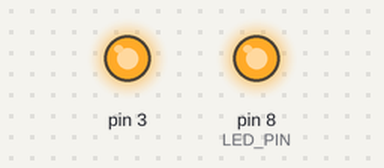
Bench run of a program on a simulated Arduino Uno, built with avr-gcc and run on an emulated ATmega328P. Parts: output pins drawn as LEDs (lit = HIGH). The local clock reads 2024-03-15 10:24:30 at power-on unless the program sets it; pins used as bus, display or sensor lines are not drawn.

Above: at 0.1 s.
At 81.2 s:
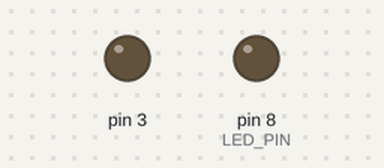
Timing chart, 0 to 82.7 s (numbered marks = the images above):
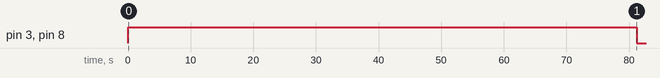

Measured:
- by itself, pin 3, pin 8 (LED_PIN): HIGH → LOW at 81.2 s

The program:

main.cpp
```cpp
#include <Arduino.h>
#include <SPI.h>
#include "MFRC522.h"
#include "EEPROMex.h"
#include "RtcDS1302.h"

#define KEY1 "96:B2:F5:5F"
#define KEY2 "1A:DB:B8:89"

#define SS_PIN 10 //PINO SDA
#define RST_PIN 9 //PINO DE RESET
#define LED_PIN 8

#define RTC_MEM_ADDR 1

ThreeWire rtcwire(7, A6, A2);
RtcDS1302<ThreeWire> rtc(rtcwire);
MFRC522 rfid(SS_PIN, RST_PIN); //PASSAGEM DE PARÂMETROS REFERENTE AOS PINOS

short booleansAddr = 0;

uint8_t currentCounter = 0;
unsigned long counterDelay = 0;

unsigned short lockedBit = 1;
bool locked = false;
unsigned int timeToLock = 52;

unsigned short timeoutBit = 0;
bool timeout;
unsigned int defaultTimeout = 30;

bool readSuccessfully = false;

void setCounterVal(uint8_t counter) {
    rtc.SetMemory(RTC_MEM_ADDR, counter);
}

void readCounterVal() {
    currentCounter = rtc.GetMemory(RTC_MEM_ADDR);
}

bool isCounting() {
    return currentCounter > 0;
}

void setLocked(bool val) {
    if (locked != val) {
        EEPROM.updateBit(booleansAddr, lockedBit, val);
    }
    locked = val;
}

bool readLocked() {
    return EEPROM.readBit(booleansAddr, lockedBit);
}

void setHasTimeout(bool hasTimeout) {
    if (timeout != hasTimeout) {
        EEPROM.updateBit(booleansAddr, timeoutBit, !hasTimeout);
    }
    timeout = hasTimeout;
}

bool readTimeout() {
    return !EEPROM.readBit(booleansAddr, timeoutBit);
}

void toggle(bool open) {
    if (open) {
        analogWrite(3, 255);
        digitalWrite(LED_PIN, HIGH);
    } else {
        analogWrite(3, 0);
        digitalWrite(LED_PIN, LOW);
    }
}

void startRtc() {
    rtc.Begin();
    RtcDateTime compiled = RtcDateTime("Jan 01 2020", "12:00:00");

    if (rtc.GetIsWriteProtected())
    {
        Serial.println("RTC was write protected, enabling writing now");
        rtc.SetIsWriteProtected(false);
    }

    if (!rtc.IsDateTimeValid())
    {
        Serial.println("RTC lost confidence in the DateTime!");
        rtc.SetDateTime(compiled);
        setCounterVal(0);
    }

    if (!rtc.GetIsRunning())
    {
        Serial.println("RTC was not actively running, starting now");
        rtc.SetIsRunning(true);
    }

    RtcDateTime now = rtc.GetDateTime();
    if (now < compiled)
    {
        Serial.println("RTC is older than compile time!  (Updating DateTime)");
        rtc.SetDateTime(compiled);
    }

    readCounterVal();
}

void setup() {
    pinMode(LED_PIN, OUTPUT);

    startRtc();

    SPI.begin(); //INICIALIZA O BARRAMENTO SPI
    rfid.PCD_Init(); //INICIALIZA MFRC522
    rfid.PCD_SetAntennaGain(rfid.RxGain_max);

    timeout = readTimeout();
    locked = readLocked();

    toggle(!locked);

    counterDelay = millis();
    if (!locked && !isCounting()) {
        setCounterVal(1);
        currentCounter = 1;
    }
}

void loop() {
    if (!readSuccessfully && currentCounter > timeToLock) {
        toggle(false);
        setLocked(true);
    }

    if (!readSuccessfully && timeout) {
        delay(defaultTimeout * 1000);
        setHasTimeout(false);
    }

    if (!readSuccessfully && millis() - counterDelay > 1000) {
        currentCounter++;
        setCounterVal(currentCounter);
        counterDelay = millis();
    }

    if (!readSuccessfully && (!rfid.PICC_IsNewCardPresent() || !rfid.PICC_ReadCardSerial())) //VERIFICA SE O CARTÃO PRESENTE NO LEITOR É DIFERENTE DO ÚLTIMO CARTÃO LIDO. CASO NÃO SEJA, FAZ
        return; //RETORNA PARA LER NOVAMENTE

    /***INICIO BLOCO DE CÓDIGO RESPONSÁVEL POR GERAR A TAG RFID LIDA***/
    String strID = "";
    for (byte i = 0; i < 4; i++) {
        strID +=
                (rfid.uid.uidByte[i] < 0x10 ? "0" : "") +
                String(rfid.uid.uidByte[i], HEX) +
                (i!=3 ? ":" : "");
    }
    strID.toUpperCase();
    /***FIM DO BLOCO DE CÓDIGO RESPONSÁVEL POR GERAR A TAG RFID LIDA***/

    if (strID == F(KEY1) || strID == F(KEY2)) {
        toggle(true);
        readSuccessfully = true;
        setLocked(false);
    } else {
        toggle(false);
        setHasTimeout(true);
    }

    setCounterVal(0);
    currentCounter = 0;

    rfid.PICC_HaltA(); //PARADA DA LEITURA DO CARTÃO
    rfid.PCD_StopCrypto1(); //PARADA DA CRIPTOGRAFIA NO PCD
}
```
